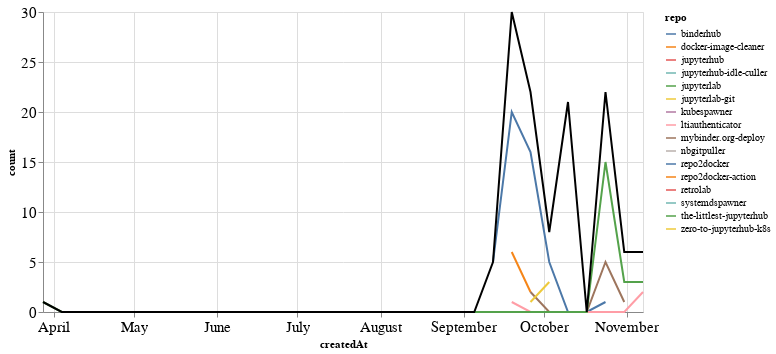

The notebook cell this image was saved under:
### Markdown cell above
### Comments

### Code cell
comments_time = comments.groupby('repo').resample('W', on='createdAt').count()['author'].reset_index()
comments_time = comments_time.rename(columns={'author': 'count'})
comments_time_total = comments_time.groupby('createdAt').agg({"count": "sum"}).reset_index()
ch1 = alt.Chart(comments_time, width=600).mark_line().encode(
    x='createdAt',
    y='count',
    color='repo',
    tooltip="repo"
)

ch2 = alt.Chart(comments_time_total, width=600).mark_line(color="black").encode(
    x='createdAt',
    y='count',
)

ch1 + ch2

### Figure 1 — Vega-Lite specification as saved in the notebook (floating-point values rounded to 4 significant figures)
{"config": {"axisLeft": {"labelFontSize": 15}, "axisBottom": {"labelFontSize": 15}}, "layer": [{"data": {"name": "data-6d1d302957c4fa366d224d35fe8f3901"}, "mark": "line", "encoding": {"color": {"type": "nominal", "field": "repo"}, "tooltip": {"type": "nominal", "field": "repo"}, "x": {"type": "temporal", "field": "createdAt"}, "y": {"type": "quantitative", "field": "count"}}, "width": 600}, {"data": {"name": "data-35e5e82e721803dc0c19a2d44b80a114"}, "mark": {"type": "line", "color": "black"}, "encoding": {"x": {"type": "temporal", "field": "createdAt"}, "y": {"type": "quantitative", "field": "count"}}, "width": 600}], "$schema": "https://vega.github.io/schema/vega-lite/v4.8.1.json", "datasets": {"data-6d1d302957c4fa366d224d35fe8f3901": [{"repo": "binderhub", "createdAt": "2021-09-12T00:00:00", "count": 5}, {"repo": "binderhub", "createdAt": "2021-09-19T00:00:00", "count": 20}, {"repo": "binderhub", "createdAt": "2021-09-26T00:00:00", "count": 16}, {"repo": "binderhub", "createdAt": "2021-10-03T00:00:00", "count": 5}, {"repo": "binderhub", "createdAt": "2021-10-10T00:00:00", "count": 0}, {"repo": "binderhub", "createdAt": "2021-10-17T00:00:00", "count": 0}, {"repo": "binderhub", "createdAt": "2021-10-24T00:00:00", "count": 1}, {"repo": "docker-image-cleaner", "createdAt": "2021-09-19T00:00:00", "count": 6}, {"repo": "docker-image-cleaner", "createdAt": "2021-09-26T00:00:00", "count": 2}, {"repo": "jupyterhub", "createdAt": "2021-10-10T00:00:00", "count": 17}, {"repo": "jupyterhub-idle-culler", "createdAt": "2021-09-26T00:00:00", "count": 1}, {"repo": "jupyterlab", "createdAt": "2021-10-10T00:00:00", "count": 1}, {"repo": "jupyterlab-git", "createdAt": "2021-10-10T00:00:00", "count": 3}, {"repo": "kubespawner", "createdAt": "2021-10-24T00:00:00", "count": 1}, {"repo": "ltiauthenticator", "createdAt": "2021-09-19T00:00:00", "count": 1}, {"repo": "ltiauthenticator", "createdAt": "2021-09-26T00:00:00", "count": 0}, {"repo": "ltiauthenticator", "createdAt": "2021-10-03T00:00:00", "count": 0}, {"repo": "ltiauthenticator", "createdAt": "2021-10-10T00:00:00", "count": 0}, {"repo": "ltiauthenticator", "createdAt": "2021-10-17T00:00:00", "count": 0}, {"repo": "ltiauthenticator", "createdAt": "2021-10-24T00:00:00", "count": 0}, {"repo": "ltiauthenticator", "createdAt": "2021-10-31T00:00:00", "count": 0}, {"repo": "ltiauthenticator", "createdAt": "2021-11-07T00:00:00", "count": 2}, {"repo": "mybinder.org-deploy", "createdAt": "2021-09-26T00:00:00", "count": 2}, {"repo": "mybinder.org-deploy", "createdAt": "2021-10-03T00:00:00", "count": 0}, {"repo": "mybinder.org-deploy", "createdAt": "2021-10-10T00:00:00", "count": 0}, {"repo": "mybinder.org-deploy", "createdAt": "2021-10-17T00:00:00", "count": 0}, {"repo": "mybinder.org-deploy", "createdAt": "2021-10-24T00:00:00", "count": 5}, {"repo": "mybinder.org-deploy", "createdAt": "2021-10-31T00:00:00", "count": 1}, {"repo": "nbgitpuller", "createdAt": "2021-11-07T00:00:00", "count": 1}, {"repo": "repo2docker", "createdAt": "2021-09-19T00:00:00", "count": 2}, {"repo": "repo2docker-action", "createdAt": "2021-09-19T00:00:00", "count": 1}, {"repo": "retrolab", "createdAt": "2021-10-31T00:00:00", "count": 1}, {"repo": "systemdspawner", "createdAt": "2021-10-31T00:00:00", "count": 1}, {"repo": "the-littlest-jupyterhub", "createdAt": "2021-03-28T00:00:00", "count": 1}, {"repo": "the-littlest-jupyterhub", "createdAt": "2021-04-04T00:00:00", "count": 0}, {"repo": "the-littlest-jupyterhub", "createdAt": "2021-04-11T00:00:00", "count": 0}, {"repo": "the-littlest-jupyterhub", "createdAt": "2021-04-18T00:00:00", "count": 0}, {"repo": "the-littlest-jupyterhub", "createdAt": "2021-04-25T00:00:00", "count": 0}, {"repo": "the-littlest-jupyterhub", "createdAt": "2021-05-02T00:00:00", "count": 0}, {"repo": "the-littlest-jupyterhub", "createdAt": "2021-05-09T00:00:00", "count": 0}, {"repo": "the-littlest-jupyterhub", "createdAt": "2021-05-16T00:00:00", "count": 0}, {"repo": "the-littlest-jupyterhub", "createdAt": "2021-05-23T00:00:00", "count": 0}, {"repo": "the-littlest-jupyterhub", "createdAt": "2021-05-30T00:00:00", "count": 0}, {"repo": "the-littlest-jupyterhub", "createdAt": "2021-06-06T00:00:00", "count": 0}, {"repo": "the-littlest-jupyterhub", "createdAt": "2021-06-13T00:00:00", "count": 0}, {"repo": "the-littlest-jupyterhub", "createdAt": "2021-06-20T00:00:00", "count": 0}, {"repo": "the-littlest-jupyterhub", "createdAt": "2021-06-27T00:00:00", "count": 0}, {"repo": "the-littlest-jupyterhub", "createdAt": "2021-07-04T00:00:00", "count": 0}, {"repo": "the-littlest-jupyterhub", "createdAt": "2021-07-11T00:00:00", "count": 0}, {"repo": "the-littlest-jupyterhub", "createdAt": "2021-07-18T00:00:00", "count": 0}, {"repo": "the-littlest-jupyterhub", "createdAt": "2021-07-25T00:00:00", "count": 0}, {"repo": "the-littlest-jupyterhub", "createdAt": "2021-08-01T00:00:00", "count": 0}, {"repo": "the-littlest-jupyterhub", "createdAt": "2021-08-08T00:00:00", "count": 0}, {"repo": "the-littlest-jupyterhub", "createdAt": "2021-08-15T00:00:00", "count": 0}, {"repo": "the-littlest-jupyterhub", "createdAt": "2021-08-22T00:00:00", "count": 0}, {"repo": "the-littlest-jupyterhub", "createdAt": "2021-08-29T00:00:00", "count": 0}, {"repo": "the-littlest-jupyterhub", "createdAt": "2021-09-05T00:00:00", "count": 0}, {"repo": "the-littlest-jupyterhub", "createdAt": "2021-09-12T00:00:00", "count": 0}, {"repo": "the-littlest-jupyterhub", "createdAt": "2021-09-19T00:00:00", "count": 0}, {"repo": "the-littlest-jupyterhub", "createdAt": "2021-09-26T00:00:00", "count": 0}, {"repo": "the-littlest-jupyterhub", "createdAt": "2021-10-03T00:00:00", "count": 0}, {"repo": "the-littlest-jupyterhub", "createdAt": "2021-10-10T00:00:00", "count": 0}, {"repo": "the-littlest-jupyterhub", "createdAt": "2021-10-17T00:00:00", "count": 0}, {"repo": "the-littlest-jupyterhub", "createdAt": "2021-10-24T00:00:00", "count": 15}, {"repo": "the-littlest-jupyterhub", "createdAt": "2021-10-31T00:00:00", "count": 3}, {"repo": "the-littlest-jupyterhub", "createdAt": "2021-11-07T00:00:00", "count": 3}, {"repo": "zero-to-jupyterhub-k8s", "createdAt": "2021-09-26T00:00:00", "count": 1}, {"repo": "zero-to-jupyterhub-k8s", "createdAt": "2021-10-03T00:00:00", "count": 3}], "data-35e5e82e721803dc0c19a2d44b80a114": [{"createdAt": "2021-03-28T00:00:00", "count": 1}, {"createdAt": "2021-04-04T00:00:00", "count": 0}, {"createdAt": "2021-04-11T00:00:00", "count": 0}, {"createdAt": "2021-04-18T00:00:00", "count": 0}, {"createdAt": "2021-04-25T00:00:00", "count": 0}, {"createdAt": "2021-05-02T00:00:00", "count": 0}, {"createdAt": "2021-05-09T00:00:00", "count": 0}, {"createdAt": "2021-05-16T00:00:00", "count": 0}, {"createdAt": "2021-05-23T00:00:00", "count": 0}, {"createdAt": "2021-05-30T00:00:00", "count": 0}, {"createdAt": "2021-06-06T00:00:00", "count": 0}, {"createdAt": "2021-06-13T00:00:00", "count": 0}, {"createdAt": "2021-06-20T00:00:00", "count": 0}, {"createdAt": "2021-06-27T00:00:00", "count": 0}, {"createdAt": "2021-07-04T00:00:00", "count": 0}, {"createdAt": "2021-07-11T00:00:00", "count": 0}, {"createdAt": "2021-07-18T00:00:00", "count": 0}, {"createdAt": "2021-07-25T00:00:00", "count": 0}, {"createdAt": "2021-08-01T00:00:00", "count": 0}, {"createdAt": "2021-08-08T00:00:00", "count": 0}, {"createdAt": "2021-08-15T00:00:00", "count": 0}, {"createdAt": "2021-08-22T00:00:00", "count": 0}, {"createdAt": "2021-08-29T00:00:00", "count": 0}, {"createdAt": "2021-09-05T00:00:00", "count": 0}, {"createdAt": "2021-09-12T00:00:00", "count": 5}, {"createdAt": "2021-09-19T00:00:00", "count": 30}, {"createdAt": "2021-09-26T00:00:00", "count": 22}, {"createdAt": "2021-10-03T00:00:00", "count": 8}, {"createdAt": "2021-10-10T00:00:00", "count": 21}, {"createdAt": "2021-10-17T00:00:00", "count": 0}, {"createdAt": "2021-10-24T00:00:00", "count": 22}, {"createdAt": "2021-10-31T00:00:00", "count": 6}, {"createdAt": "2021-11-07T00:00:00", "count": 6}]}}
